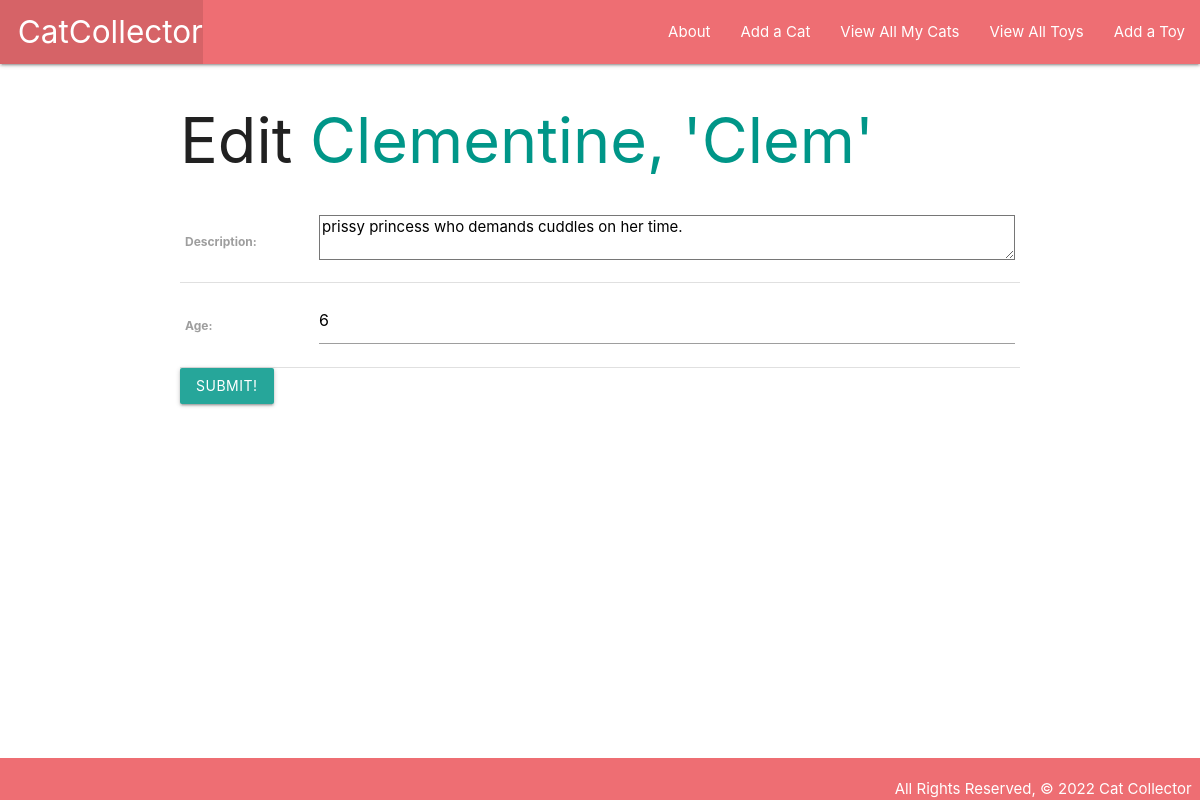
Page /cats/1/update/ on the committed database.
### main_app/models.py (models this page shows, shortened)
class Cat(models.Model):
    name = models.CharField(max_length=100)
    breed = models.CharField(max_length=100)
    description = models.TextField(max_length=250)
    age = models.IntegerField()
    toys = models.ManyToManyField(Toy)

### main_app/views.py (the view)
# urls.py: path('cats/<int:pk>/update/', views.CatUpdate.as_view(), name='cat_update'),
class CatUpdate(UpdateView):
    model = Cat
    fields = ['description', 'age']

### main_app/templates/main_app/cat_form.html (shortened to what this page needs)
{% extends 'base.html' %} {% block content %}
{% if object %}
<h1>Edit <span class="teal-text">{{ object.name}}</span></h1>
{% else %}
<h1>Add Cat</h1>
{% endif %}
<form action="" method="post">
    <table>
        {{ form.as_table }}
    </table>
    <input type="submit" value="Submit!" class="btn" />
</form>
{% endblock %}

### main_app/static/css/styles.css (style rules this page uses)
* { box-sizing: border-box; margin: 0; }
body { min-height: 100vh; display: flex; flex-direction: column; }

### rows in the picture
Cat: name "Clementine, 'Clem'", description "prissy princess who demands cuddles on her time.", age "6"
